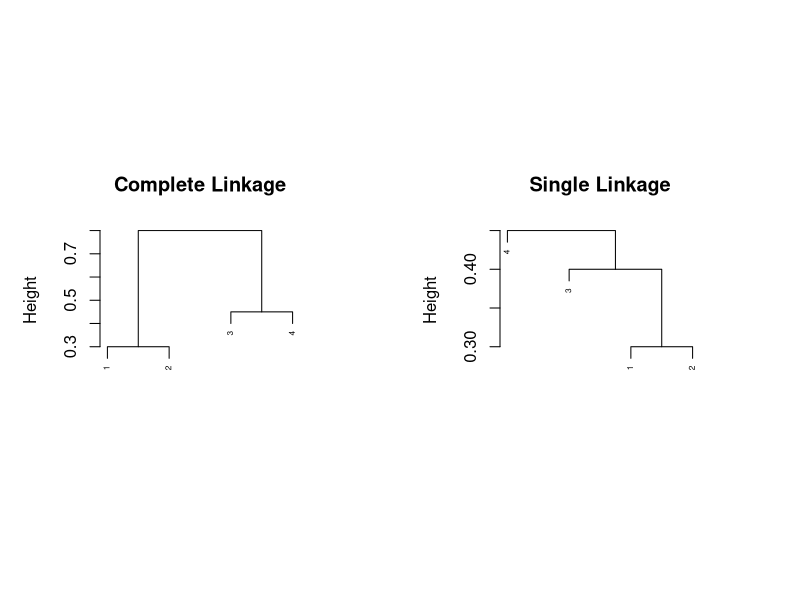
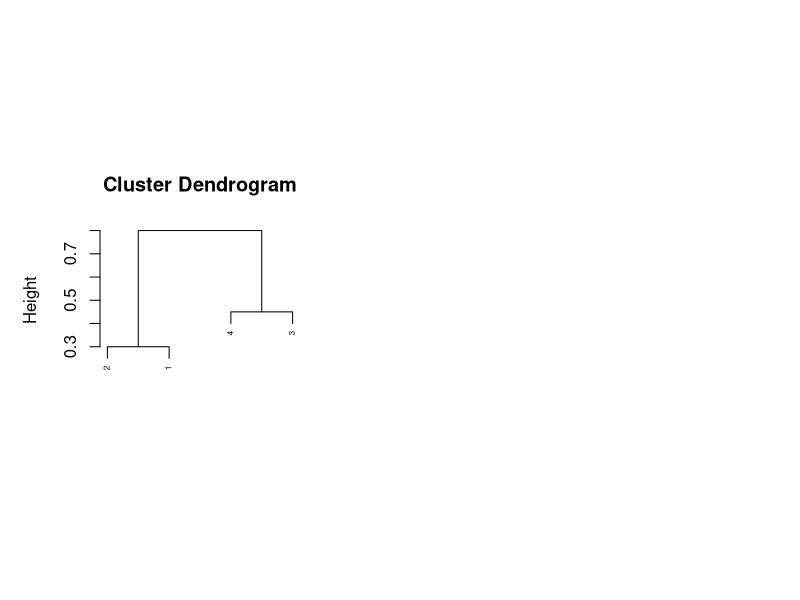

These figures' R source, in order: (Note: this script raises an error after producing the figures.)
## ---- chunk 1
knitr::opts_chunk$set(echo = TRUE)
knitr::opts_chunk$set(width=3, height=3)
## ---- chunk 2
d = as.dist(matrix(c(0,0.3,0.4,0.7,0.3,0,0.5,0.8,0.4,0.5,0,0.45,0.7,0.8,0.45,0), nrow=4))
par(pin=c(2,1.5))
par(mfrow=c(1,2))
plot(hclust(d, method="complete"),main="Complete Linkage",xlab="",sub="",cex=0.5)
plot(hclust(d, method = "single"),main="Single Linkage", xlab="",sub="",cex=0.5)
## ---- chunk 3
par(pin=c(2,1.5))
plot(hclust(d, method = "complete"), labels = c(2,1,4,3),xlab="",sub="",cex=0.5)
## ---- chunk 4
attach(USArrests)
par(pin=c(5,1.5))
hc_complete = hclust(dist(USArrests, method = "euclidean"), method="complete")
plot(hc_complete,main="Complete Linkage",xlab="", sub="",ylab="",cex = 0.6)
## ---- chunk 5
library(cluster)
## ---- chunk 6
hc.clusters = cutree(hc_complete, 3)
## ---- chunk 7
clust_1 <- hc.clusters[hc.clusters == 1] 
clust_2 <- hc.clusters[hc.clusters == 2]
clust_3 <- hc.clusters[hc.clusters == 3]
names(clust_1)
names(clust_2)
names(clust_3)
## ---- chunk 8
par(pin=c(4,1))
plot(silhouette(hc.clusters,dist(USArrests, method = "euclidean")), main = "Silhouette plot from hierarchical clustering")
## ---- chunk 9
par(pin=c(5,1.5))
hc_single = hclust(dist(USArrests, method = "euclidean"), method="single")
plot(hc_single,main="Single Linkage",xlab="", sub="",ylab="",cex = 0.5)
## ---- chunk 10
hc.clusters2 = cutree(hc_single, 3)
## ---- chunk 11
clust2_1 <- hc.clusters2[hc.clusters2 == 1] 
clust2_2 <- hc.clusters2[hc.clusters2 == 2]
clust2_3 <- hc.clusters2[hc.clusters2 == 3]
names(clust2_1)
names(clust2_2)
names(clust2_3)
## ---- chunk 12
par(pin=c(4,1))
plot(silhouette(hc.clusters2,dist(USArrests, method = "euclidean")), main = "Silhouette plot from hierarchical clustering")
## ---- chunk 13
set.seed(1111)
km.out = kmeans(USArrests, 3, nstart = 50)
km.clusters=km.out$cluster 
table(km.clusters, hc.clusters)
## ---- chunk 14
km.clusters1 = km.out$cluster[km.out$cluster == 1]
km.clusters2 = km.out$cluster[km.out$cluster == 2]
km.clusters3 = km.out$cluster[km.out$cluster == 3]
## ---- chunk 15
names(km.clusters1)
names(km.clusters2)
names(km.clusters3)
## ---- chunk 16
par(pin=c(4,1))
plot(silhouette(km.out$cluster,dist(USArrests)),main="Silhouette plot from K-means")
## ---- chunk 17
set.seed(1111)
sd.arrests <- scale(USArrests)
## ---- chunk 18
hcsd_complete <- hclust(dist(sd.arrests), method="complete")
par(pin=c(4,1))
plot(hcsd_complete, main="Scaled Hierarchical Clustering Complete Linkage",xlab="",ylab="",sub="",cex = 0.5)
## ---- chunk 19
hcsd.clusters = cutree(hcsd_complete, 3)
## ---- chunk 20
clustsd_1 <- hcsd.clusters[hcsd.clusters == 1] 
clustsd_2 <- hcsd.clusters[hcsd.clusters == 2]
clustsd_3 <- hcsd.clusters[hcsd.clusters == 3]
names(clustsd_1)
names(clustsd_2)
names(clustsd_3)
## ---- chunk 21
par(pin=c(4,1))
plot(silhouette(hcsd.clusters,dist(sd.arrests)), main = "Silhouette plot from hierarchical clustering")
## ---- chunk 22
hcsd_single <- hclust(dist(sd.arrests), method="single")
par(pin=c(5,1.5))
plot(hcsd_single, main="Scaled Hierarchical Clustering Single Linkage",xlab="",ylab="",sub="",cex = 0.5)
## ---- chunk 23
hcsd.clusters2 = cutree(hcsd_single, 3)
## ---- chunk 24
clustsd2_1 <- hcsd.clusters2[hcsd.clusters2 == 1] 
clustsd2_2 <- hcsd.clusters2[hcsd.clusters2 == 2]
clustsd2_3 <- hcsd.clusters2[hcsd.clusters2 == 3]
names(clustsd2_1)
names(clustsd2_2)
names(clustsd2_3)
## ---- chunk 25
par(pin=c(4,1))
plot(silhouette(hcsd.clusters2,dist(sd.arrests)), main = "Silhouette plot from hierarchical clustering")
## ---- chunk 26
set.seed(1111)
kmsd.out = kmeans(sd.arrests, 3, nstart = 50)
## ---- chunk 27
kmsd.clusters1 = kmsd.out$cluster[kmsd.out$cluster == 1]
kmsd.clusters2 = kmsd.out$cluster[kmsd.out$cluster == 2]
kmsd.clusters3 = kmsd.out$cluster[kmsd.out$cluster == 3]
## ---- chunk 28
names(kmsd.clusters1)
names(kmsd.clusters2)
names(kmsd.clusters3)
## ---- chunk 29
par(pin=c(4,1))
plot(silhouette(kmsd.out$cluster,dist(sd.arrests)),main="Silhouette plot from K-means")
